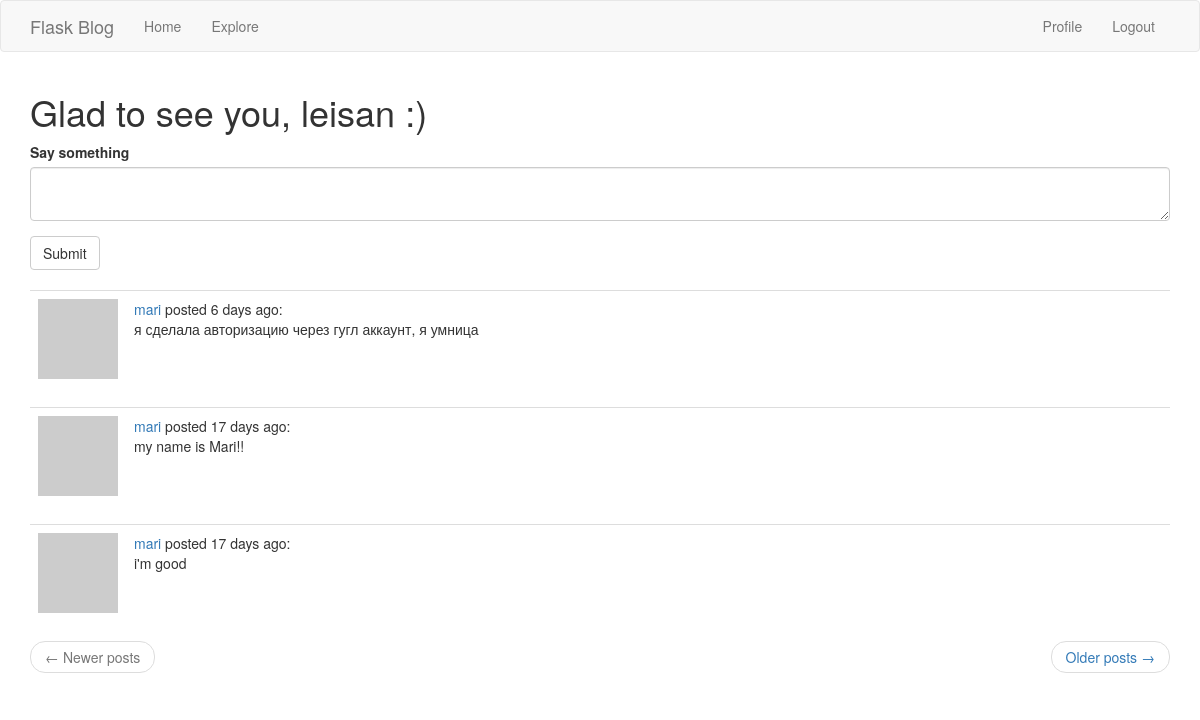
Screenshot of /home (signed in) with the database file from the repository.
### app/models.py (models this page shows, shortened)
class User(db.Model, UserMixin):
    id = db.Column(db.Integer, primary_key=True)
    username = db.Column(db.String(20), unique=True, nullable=False)
    email = db.Column(db.String(120), unique=True, nullable=False)
    image_file = db.Column(db.String(20), nullable=False, default='default.jpg')
    password_hash = db.Column(db.String(128))
    posts = db.relationship('Post', backref='author', lazy='dynamic')
    about_me = db.Column(db.String(140))
    last_seen = db.Column(db.DateTime, default=datetime.utcnow)
    followed = db.relationship(
        'User', secondary=followers,
        primaryjoin=(followers.c.follower_id == id),
        secondaryjoin=(followers.c.followed_id == id),
        backref=db.backref('followers', lazy='dynamic'), lazy='dynamic')
    def avatar(self, size):
        digest = md5(self.email.lower().encode('utf-8')).hexdigest()
        return 'https://www.gravatar.com/avatar/{}?d=identicon&s={}'.format(
            digest, size)
    def followed_posts(self):
        followed = Post.query.join(
            followers, (followers.c.followed_id == Post.user_id)
        ).filter(
            followers.c.follower_id == self.id)
        own = Post.query.filter_by(user_id=self.id)
        return followed.union(own).order_by(Post.timestamp.desc())

class Post(db.Model):
    id = db.Column(db.Integer, primary_key=True)
    body = db.Column(db.String(140))
    timestamp = db.Column(db.DateTime, index=True, default=datetime.utcnow)
    user_id = db.Column(db.Integer, db.ForeignKey('user.id'), nullable=False)

### app/routes.py (the view)
@app.route('/', methods=['GET', 'POST'])
@app.route('/home', methods=['GET', 'POST'])
@login_required
def home():
    form = PostForm()
    if form.validate_on_submit():
        post = Post(body=form.post.data, author=current_user)
        db.session.add(post)
        db.session.commit()
        flash('Your post is now live!')
        return redirect(url_for('home'))
    page = request.args.get('page', 1, type=int)
    posts = current_user.followed_posts().paginate(
        page, app.config['POSTS_PER_PAGE'], False)
    next_url = url_for('home', page=posts.next_num) if posts.has_next else None
    prev_url = url_for('home', page=posts.prev_num) if posts.has_prev else None
    return render_template("home.html", title='Home Page', form=form,
                           posts=posts.items, next_url=next_url, prev_url=prev_url)

### app/forms.py
class PostForm(FlaskForm):
    post = TextAreaField('Say something', validators=[
        DataRequired(), Length(min=1, max=140)])
    submit = SubmitField('Submit')

### app/models.py (called while the page is built)
@login_manager.user_loader
def load_user(user_id):
    return User.query.get(int(user_id))

### app/routes.py (called while the page is built)
@app.before_request
def before_request():
    if current_user.is_authenticated:
        current_user.last_seen = datetime.utcnow()
        db.session.commit()

### app/templates/home.html
{% extends "base.html" %}
{% import 'bootstrap/wtf.html' as wtf %}
{% block app_content %}
    <h1>Glad to see you, {{ current_user.username }} :)</h1>
    {% if form %}
    {{ wtf.quick_form(form) }}
    <br>
    {% endif %}
    {% for post in posts %}
        {% include '_post.html' %}
    {% endfor %}
    <nav aria-label="...">
        <ul class="pager">
            <li class="previous{% if not prev_url %} disabled{% endif %}">
                <a href="{{ prev_url or '#' }}">
                    <span aria-hidden="true">&larr;</span> Newer posts
                </a>
            </li>
            <li class="next{% if not next_url %} disabled{% endif %}">
                <a href="{{ next_url or '#' }}">
                    Older posts <span aria-hidden="true">&rarr;</span>
                </a>
            </li>
        </ul>
    </nav>
{% endblock %}

### app/templates/_post.html
<table class="table table-hover">
    <tr>
        <td width="70px">
            <a href="{{ url_for('user', username=post.author.username) }}">
                <img src="{{ post.author.avatar(70) }}" />
            </a>
        </td>
        <td>
            <a href="{{ url_for('user', username=post.author.username) }}">
                {{ post.author.username }}
            </a>
            posted {{ moment(post.timestamp).fromNow() }}:
            <br>
            {{ post.body }}
        </td>
    </tr>
</table>

### rows the page displays
User: username "leisan"
Post: author.username "mari", timestamp "6 days ago", body "я сделала авторизацию через гугл аккаунт, я умница"
Post: author.username "mari", timestamp "17 days ago", body "my name is Mari!!"
Post: author.username "mari", timestamp "17 days ago", body "i'm good"
